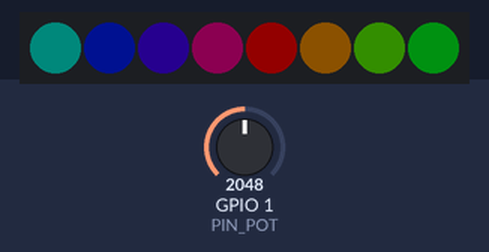
The sketch below on a simulated ESP32-S3. On the bench: 8 RGB LEDs in strip order, left to right. Inputs (shaded band) come from the test bench; at power-on: GPIO 1 (PIN_POT) = 2048. Dim RGB values are drawn brighter than linear.

Above: at 1.2 s.
1.3 s: GPIO 1 (PIN_POT) set to 2866
At 1.7 s:
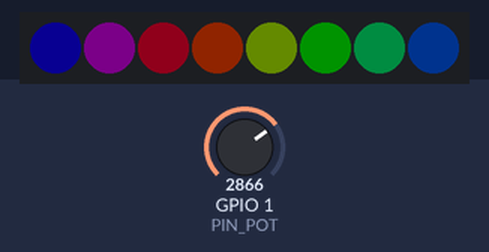
2.8 s: GPIO 1 (PIN_POT) set to 1228
At 4.0 s:
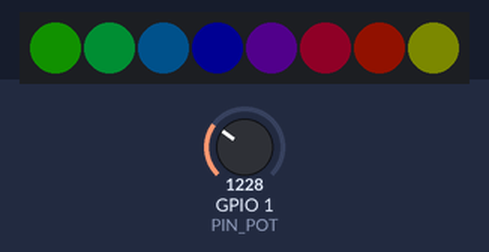
4.3 s: GPIO 1 (PIN_POT) set to 2047
At 5.4 s:
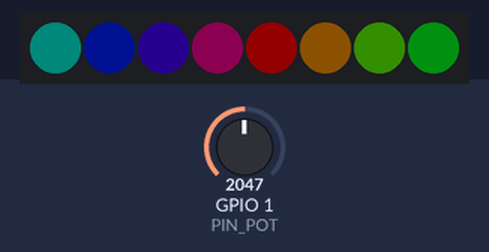
Timing chart, 0 to 7.3 s (numbered marks = the images above; inputs shaded):
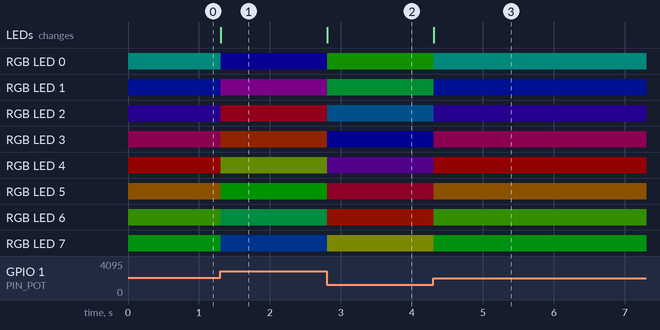

The sketch:

Sketch_11.3_SoftRainbowLight.ino
```cpp
/**********************************************************************
  Filename    : SoftRainbowLight
  Description : Make the strip light up in rainbow colors.
  Auther      : www.freenove.com
  Modification: 2022/10/21
**********************************************************************/
#include "Freenove_WS2812_Lib_for_ESP32.h"

#define PIN_POT     1     // Define analog input pins
#define LEDS_COUNT  8     // The number of led
#define LEDS_PIN    14    // define the pin connected to the Freenove 8 led strip
#define CHANNEL     0     // RMT module channel
#define BRIGHTNESS  20    // breghtness, the value range is 0-255.
Freenove_ESP32_WS2812 strip = Freenove_ESP32_WS2812(LEDS_COUNT, LEDS_PIN, CHANNEL, TYPE_GRB);

void setup() {
  strip.setBrightness(BRIGHTNESS);
  strip.begin();
}

void loop() {
  int colorPos = map(analogRead(PIN_POT), 0, 4095, 0, 255);
  for (int i = 0; i < LEDS_COUNT; i++) {
    strip.setLedColorData(i,strip.Wheel(colorPos + i * 255 / 8)); // Set color data.
  }
  strip.show(); // Send color data to LED, and display.
  delay(10);
}
```

Measured:
- after the input at 1.3 s, RGB LED 0: RGB(0, 10, 9) → RGB(1, 0, 18) at once; RGB LED 1: RGB(0, 2, 17) → RGB(9, 0, 10) at once; RGB LED 2: RGB(4, 0, 15) → RGB(16, 0, 3) at once; RGB LED 3: RGB(12, 0, 7) → RGB(16, 4, 0) at once; RGB LED 4: RGB(19, 0, 0) → RGB(8, 11, 0) at once; the LEDs: change at once (image 1)
- after the input at 2.8 s, RGB LED 0: RGB(1, 0, 18) → RGB(2, 17, 0) at once; RGB LED 1: RGB(9, 0, 10) → RGB(0, 14, 5) at once; RGB LED 2: RGB(16, 0, 3) → RGB(0, 7, 12) at once; RGB LED 3: RGB(16, 4, 0) → RGB(0, 0, 19) at once; RGB LED 4: RGB(8, 11, 0) → RGB(7, 0, 12) at once; the LEDs: change at once (image 2)
- after the input at 4.3 s, RGB LED 0: RGB(2, 17, 0) → RGB(0, 10, 9) at once; RGB LED 1: RGB(0, 14, 5) → RGB(0, 2, 17) at once; RGB LED 2: RGB(0, 7, 12) → RGB(4, 0, 15) at once; RGB LED 3: RGB(0, 0, 19) → RGB(12, 0, 7) at once; RGB LED 4: RGB(7, 0, 12) → RGB(19, 0, 0) at once; the LEDs: change at once (image 3)
